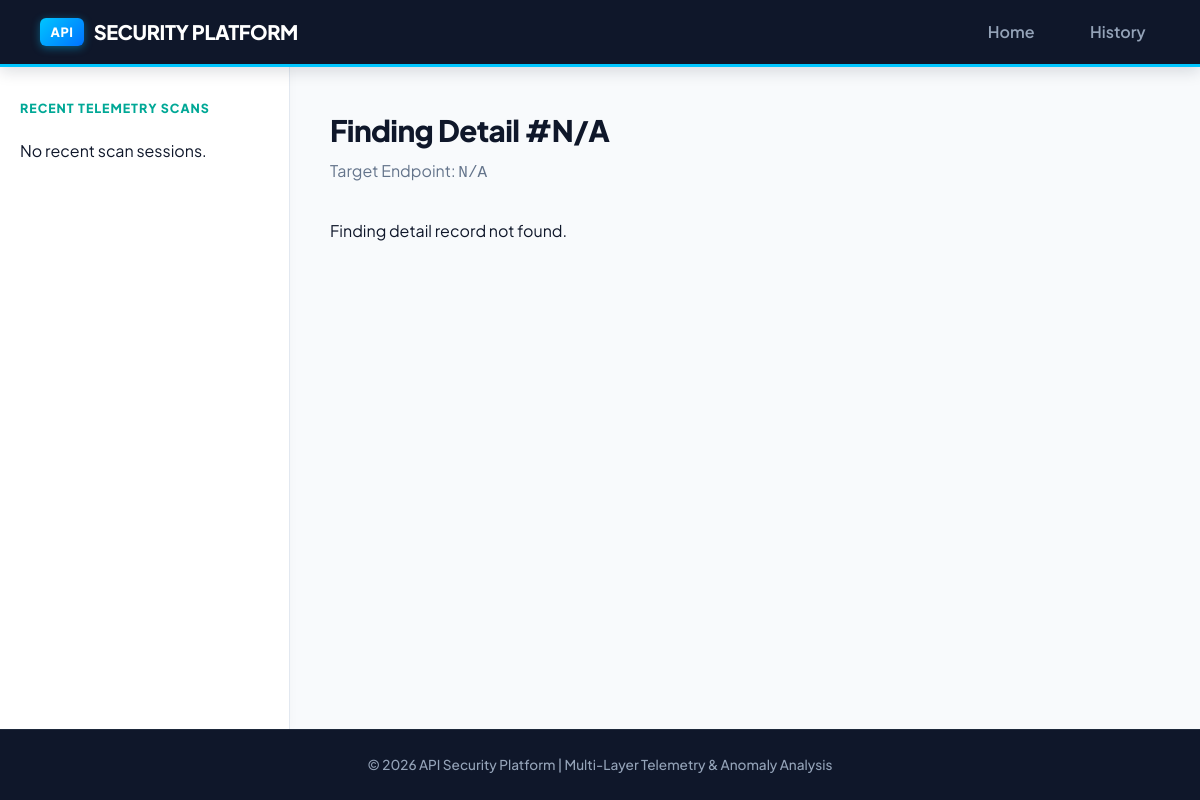
The app's page /finding/2125, older data.
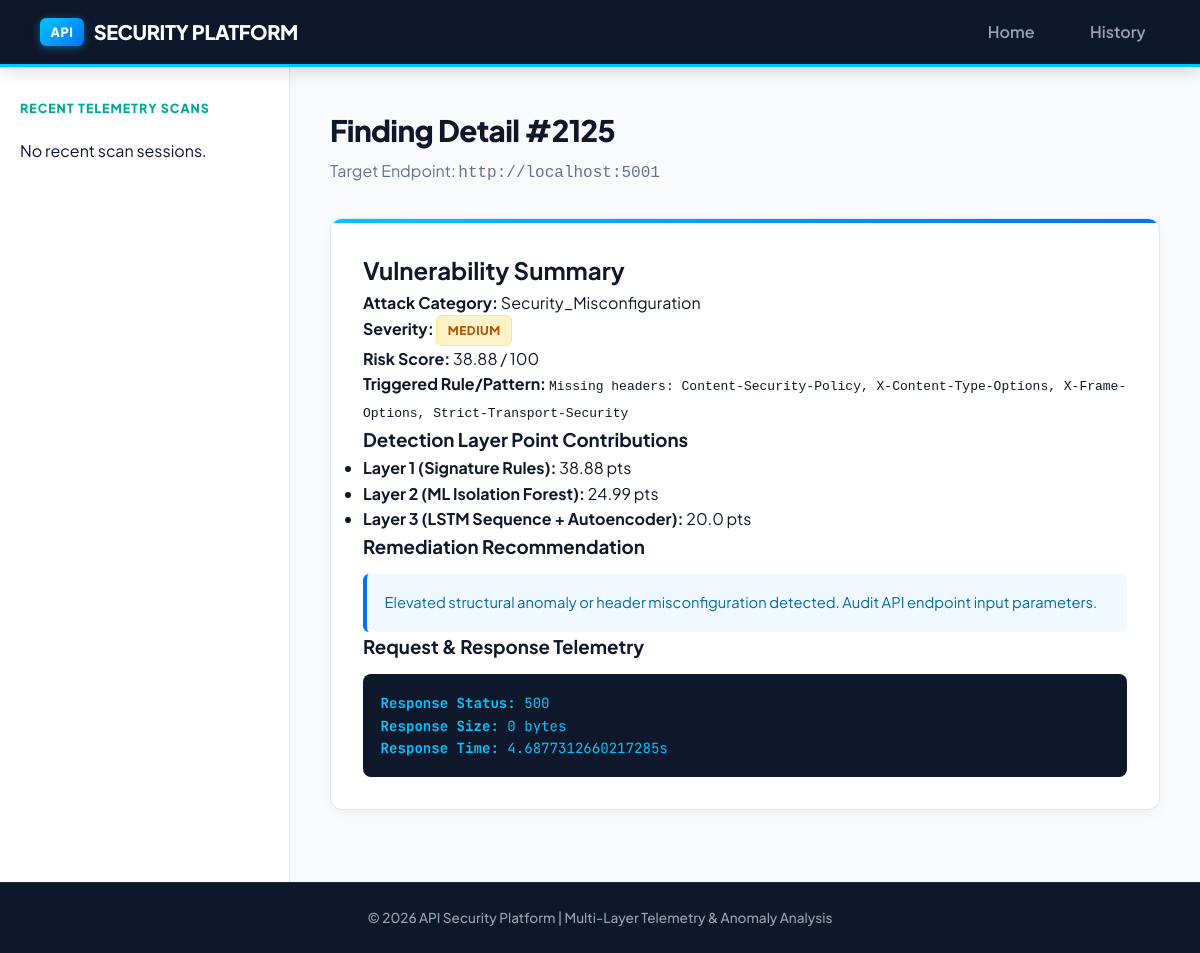
The same page, newer data.
### database/models.py (models this page shows)
class Finding(Base):
    __tablename__ = "findings"
    id = Column(Integer, primary_key=True, index=True)
    session_id = Column(Integer, ForeignKey("scan_sessions.id", ondelete="CASCADE"), nullable=False)
    endpoint_id = Column(Integer, ForeignKey("endpoints.id", ondelete="CASCADE"), nullable=True)
    attack_type = Column(String(100), nullable=False, default="None")
    severity = Column(String(20), nullable=False, default="Low")
    risk_score = Column(Float, default=0.0)
    signature_triggered = Column(String(255), default="")
    ml_score = Column(Float, default=0.0)
    lstm_score = Column(Float, default=0.0)
    autoencoder_score = Column(Float, default=0.0)
    recommendation = Column(Text, nullable=True)
    timestamp = Column(DateTime, default=datetime.utcnow)
    request_payload = Column(Text, nullable=True, default="")
    response_status = Column(Integer, default=200)
    response_size = Column(Integer, default=0)
    response_time = Column(Float, default=0.0)
    session = relationship("ScanSession", back_populates="findings")
    endpoint = relationship("Endpoint", back_populates="findings")

class Endpoint(Base):
    __tablename__ = "endpoints"
    id = Column(Integer, primary_key=True, index=True)
    session_id = Column(Integer, ForeignKey("scan_sessions.id", ondelete="CASCADE"), nullable=False)
    url = Column(String(500), nullable=False)
    method = Column(String(10), nullable=False, default="GET")
    discovered_at = Column(DateTime, default=datetime.utcnow)
    session = relationship("ScanSession", back_populates="endpoints")
    findings = relationship("Finding", back_populates="endpoint", cascade="all, delete-orphan")

### dashboard/routes.py (the view)
@dashboard_bp.route("/finding/<int:finding_id>")
def finding_detail(finding_id):
    finding = get_finding_by_id(finding_id)
    return render_template("report.html", finding=finding)

### database/db.py (called while the page is built)
def get_finding_by_id(finding_id: int) -> Optional[Finding]:
    db = SessionLocal()
    try:
        return db.query(Finding).options(joinedload(Finding.endpoint)).options(joinedload(Finding.session)).filter(Finding.id == finding_id).first()
    finally:
        db.close()

### dashboard/templates/report.html (shortened to what this page needs)
{% extends "base.html" %}
{% block content %}
<div class="page-header">
    <h1>Finding Detail #{{ finding.id if finding else 'N/A' }}</h1>
    <p>Target Endpoint: <code>{{ finding.endpoint.url if finding and finding.endpoint else 'N/A' }}</code></p>
</div>
{% if finding %}
<div class="card detail-card">
    <h2>Vulnerability Summary</h2>
    <div class="detail-grid">
        <div><strong>Attack Category:</strong> {{ finding.attack_type }}</div>
        <div><strong>Severity:</strong> <span class="badge {{ finding.severity|lower }}">{{ finding.severity }}</span></div>
        <div><strong>Risk Score:</strong> {{ finding.risk_score }} / 100</div>
        <div><strong>Triggered Rule/Pattern:</strong> <code>{{ finding.signature_triggered or 'N/A' }}</code></div>
    </div>
    <h3>Detection Layer Point Contributions</h3>
    <ul>
        <li><strong>Layer 1 (Signature Rules):</strong> {{ finding.risk_score }} pts</li>
        <li><strong>Layer 2 (ML Isolation Forest):</strong> {{ finding.ml_score }} pts</li>
        <li><strong>Layer 3 (LSTM Sequence + Autoencoder):</strong> {{ finding.lstm_score + finding.autoencoder_score }} pts</li>
    </ul>
    <h3>Remediation Recommendation</h3>
    <p class="recommendation-box">{{ finding.recommendation }}</p>
    <h3>Request & Response Telemetry</h3>
    <div class="code-block">
        <p><strong>Response Status:</strong> {{ finding.response_status }}</p>
        <p><strong>Response Size:</strong> {{ finding.response_size }} bytes</p>
        <p><strong>Response Time:</strong> {{ finding.response_time }}s</p>
    </div>
</div>
{% else %}
<p>Finding detail record not found.</p>
{% endif %}
{% endblock %}

Row changes from the older to the newer data that the page shows:
added Finding: id "2125", attack_type "Security_Misconfiguration", severity "MEDIUM", risk_score "38.88", signature_triggered "Missing headers: Content-Security-Policy, X-Content-Type-Options, X-Frame-Options, Strict-Transport-Security", ml_score "24.99", finding.lstm_score+finding.autoencoder_score "20.0", recommendation "Elevated structural anomaly or header misconfiguration detected. Audit API endpoint input parameters.", response_status "500", response_size "0", response_time "4.6877312660217285"
added Endpoint: endpoint "http://localhost:5001"
Text that changed along with them:
{{ finding.id if finding else 'N/A' }}: "N/A" → (not shown)
{{ finding.endpoint.url if finding and finding.endpoint else 'N/A' }}: "N/A" → (not shown)
text no longer shown: "Finding detail record not found."
text now shown: "Vulnerability Summary Attack Category: Severity: Risk Score: / 100 Triggered Rule/Pattern: Detection Layer Point Contributions Layer 1 (Signature Rules): pts Layer 2 (ML Isolation Forest): pts Layer 3 (LSTM Sequence + Autoencoder): pts Remediation Recommendation Request & Response Telemetry Response Status: Response Size: bytes Response Time: s"
